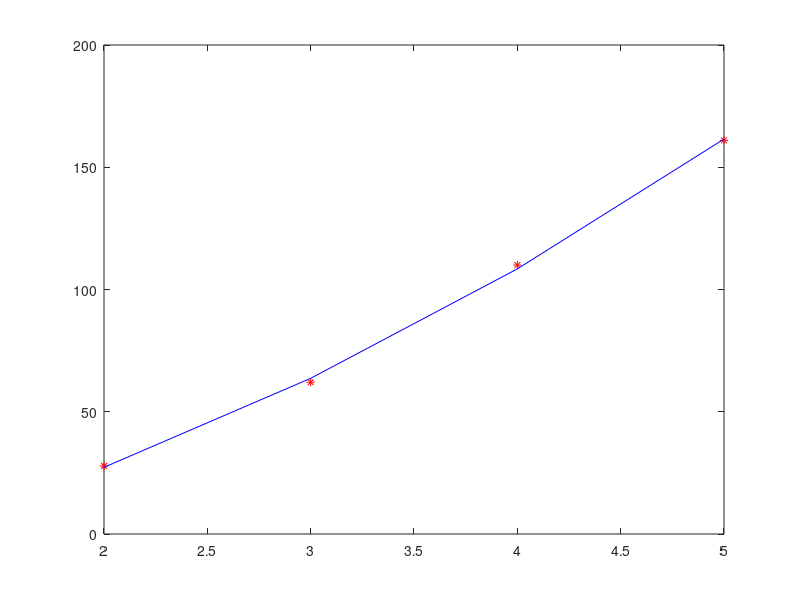

Reproduce this figure in MATLAB.
format short
clc
clear all;
x=[2 3 4 5];
y=[27.8 62.1 110 161];
plot(x,y,'r*');
hold on
n=length(x);
sum_x=sum(x);
sum_y=sum(y);
sum_x2=sum(x.*x);
sum_x3=sum(x.*x.*x);
sum_x4=sum(x.*x.*x.*x);
sum_xy=sum(x.*y);
sum_x2y=sum(x.*x.*y);
A=[n sum_x sum_x2;sum_x sum_x2 sum_x3;sum_x2 sum_x3 sum_x4];
b=[sum_y;sum_xy;sum_x2y];
f=inv(A)*b;
t=f(1)+f(2)*x+f(3)*x.*x;
plot(x,t,'b');